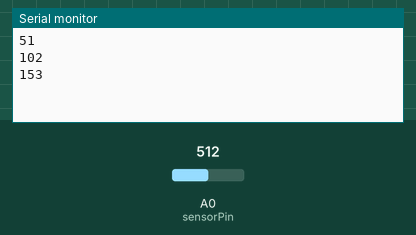
Bench run of a sketch on a simulated Arduino Uno, built with avr-gcc and run on an emulated ATmega328P. Shown: the last lines printed to the serial monitor. Inputs (shaded band) come from the test bench; at power-on: A0 (sensorPin) = 512.

Above: at 1.3 s.
1.4 s: A0 (sensorPin) set to 716
At 1.9 s:
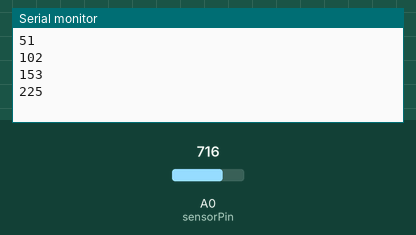
2.9 s: A0 (sensorPin) set to 900
At 3.3 s:
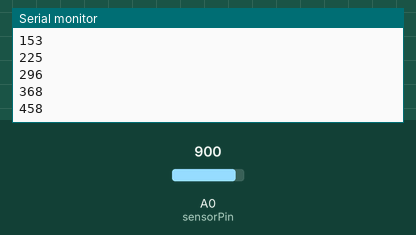
Timing chart, 0 to 5.9 s (numbered marks = the images above; inputs shaded):
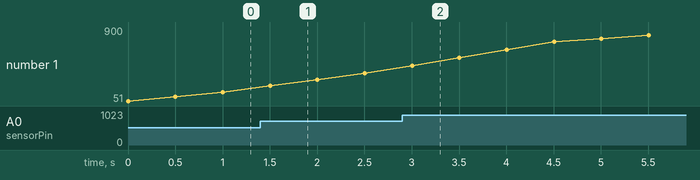

Measured:
- after the input at 1.4 s, the serial monitor: prints a new line after 0.10 s (image 1)
- after the input at 2.9 s, the serial monitor: prints a new line after 0.10 s (image 2)
- plotted number 1: 153 → 368 after the input at 1.4 s, 368 → 900 after the input at 2.9 s

The sketch:

light_sensor.ino
```cpp
#include <SoftwareSerial.h>
SoftwareSerial EEBlue(10, 11); // RX | TX

int sensorPin = A0;    // select the input pin for the potentiometer
int sensorValue = 0;  // variable to store the value coming from the sensor

const int numReadings = 10;
const int lightCutoffVal = 30;

int readings[numReadings];      // the readings from the analog input
int readIndex = 0;              // the index of the current reading
int total = 0;                  // the running total
int average = 0;                // the average

int lastAverage = 0;

void setup() {
  Serial.begin(9600);
  EEBlue.begin(9600);

  for (int thisReading = 0; thisReading < numReadings; thisReading++) {
    readings[thisReading] = 0;
  }
}

void loop() {
  // subtract the last reading:
  total = total - readings[readIndex];
  // read from the sensor:
  readings[readIndex] = analogRead(sensorPin);
  // add the reading to the total:
  total = total + readings[readIndex];
  // advance to the next position in the array:
  readIndex = readIndex + 1;

  // if we're at the end of the array...
  if (readIndex >= numReadings) {
    // ...wrap around to the beginning:
    readIndex = 0;
  }

  lastAverage = average;
  // calculate the average:
  average = total / numReadings;

  // send it to the computer as ASCII digits
  Serial.println(average);
  if (average > lightCutoffVal && lastAverage <= lightCutoffVal) {
    EEBlue.write("1");
  }
  else if (average < lightCutoffVal && lastAverage >= lightCutoffVal) {
    EEBlue.write("0");
  }

  delay(500);
}
```
